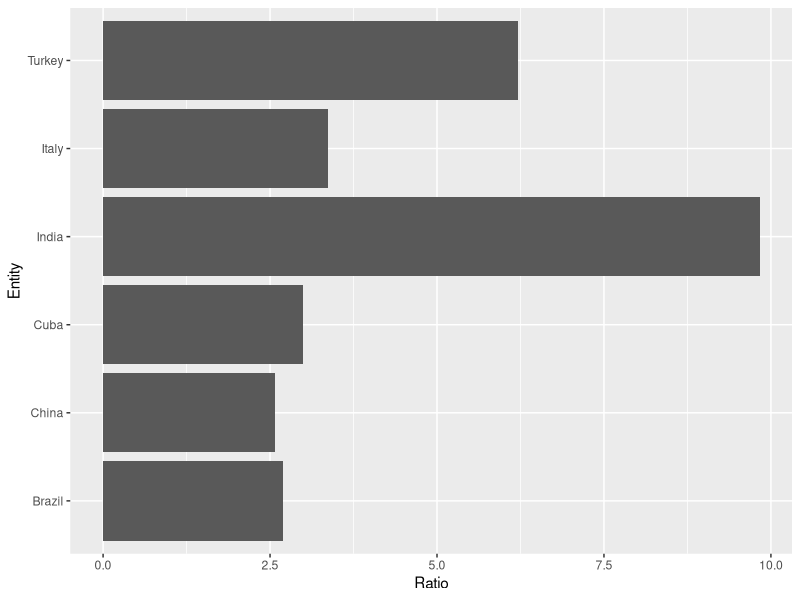

Source code (R):
library(readxl)
library(tidyverse)

#Data upload and filter
Data <- read_csv("female-to-male-ratio-of-time-devoted-to-unpaid-care-work.csv")

data_final <- Data %>%
  filter(Entity %in% c("USA", "India", "China", "Italy", "Turkey","Cuba", "Brazil"))

colnames(data_final)[4] <- "Ratio"
#Create figure 

plot <- ggplot(data_final, aes(x = Entity, y = Ratio)) + 
  geom_bar( stat = "identity", position = position_dodge()) + 
  coord_flip()
               
plot
